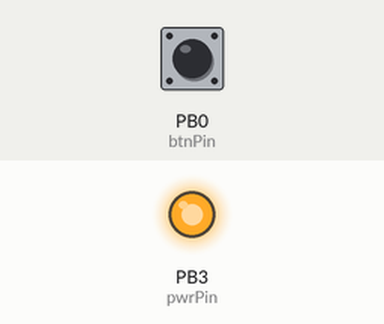
This sketch was run on a simulated ATtiny85, built with avr-gcc and run on an emulated ATtiny85. On the bench: output pins drawn as LEDs (lit = HIGH). The inputs (shaded band) are chosen by the test bench; at power-on: PB0 (btnPin) HIGH. Sleep ends after the set time or at an interrupt; pins used as bus, display or sensor lines are not drawn.

Above: at 0.1 s.
At 20.6 s:
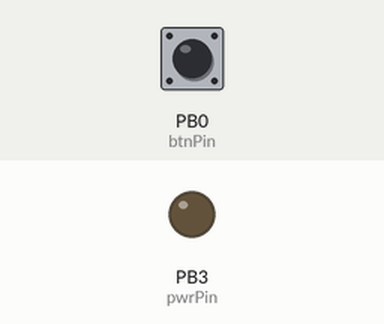
Timing chart, 0 to 22.1 s (numbered marks = the images above):
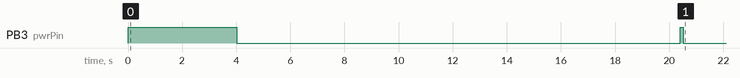

The sketch:

ATtiny-RF-Multi.ino
```cpp
/*
     For sending 433MHz RF signals from battery operated ATtiny85
     Code by Thomas Friberg (https://github.com/tomtheswede)
     Updated 10/07/2017
*/

#include <avr/sleep.h> //For sleep commands set_sleep_mode(SLEEP_MODE_PWR_DOWN), sleep_enable() and sleep_mode();

//Device parameters
const unsigned long devID[3] = {2111112, 32222223, 544444442}; // 00001010111011011000100111101111 So the message can be picked up by the right receiver
const unsigned long devType[3] = {31, 34, 32}; //Button, Battery, Temperature

//General variables
const byte pwrPin = 3; //Power for external elements pin. pin 6 for rfbutton v0.7 pin 6 is PB1 so use 1. position2 is PB3

//RF related
const byte sendPin = 4; //RF pin. pin 3 for rfbutton v0.7 which is pb4 so this variable should be 4.
const byte typePreamble[4] = {120, 121, 122, 123}; //01111000 for register, 01111001 for basic message type
byte msgLengths[4] = {32, 8, 16, 32};
byte msgBuffer[9]; //Max 9 bytes for transmission
int msgLength;
int repQuant;

//Button related
unsigned long currentTime = millis();

//Temp and voltage variables
float rawTemp, rawVcc;

//Interrupt variables
volatile const byte btnPin = 0; //rfButton v0.4 uses pin 5 which is PB0 so use 0 here.
volatile bool primer[5] = {0, 0, 0, 0, 0};
volatile bool pressed = 0;
volatile bool buttonState = 0;
volatile unsigned long pressTime = 0;
volatile const unsigned int reTriggerDelay = 40; //minimum time in millis between button presses to remove bad contact
volatile unsigned long watchdogCounter = 0;
volatile bool batteryFlag = false;
volatile bool tempFlag = false;
#define sbi(sfr, bit) (_SFR_BYTE(sfr) |= _BV(bit)) //OR - Turn on bit / Enable bit
#define cbi(sfr, bit) (_SFR_BYTE(sfr) &= ~_BV(bit)) //AND - Turn off bit / Disable bit

void setup() { //This code runs as soon as the device is powered on.
  pinMode(sendPin, OUTPUT);
  pinMode(btnPin, INPUT_PULLUP);
  pinMode(pwrPin, OUTPUT);
  digitalWrite(pwrPin, 1);

  RegisterDevices();

  delay(500);
  encodeMessage(2, devID[1], getVCC()); //Report battery on first on
  delay(900);
  encodeMessage(2, devID[2], getTemp()); //Report Temp on first on
  delay(10);

  //Fuse settings for watchdogs
  WDTCR |= (1 << WDP3) | (1 << WDP0); //Sets the watchdog to ~8 seconds
  WDTCR |= (1 << WDIE); //Enables the watchdog interupt
  //Set pin to start interrupts
  sbi(PCMSK, PCINT0); //set pin affected by interupt - PCINT0 corresponds to PB0 or pin 5
  sbi(GIMSK, PCIE); //Turn on pin change interrupt
  sei(); //Enables all interrupts
  sleepSet(); //Sleep when entering loop
}

//Main Loop --------------------

void loop() {
  CheckButton();
}


void RegisterDevices() {
  for(int i=0; i<3; i++) {
    delay(600);
    encodeMessage(0, devID[i], devType[i]); //Register on first on for button
  }
}

//System functions--------------

void sleepSet() {
  digitalWrite(pwrPin, 0); //Turn off ancillaries
  cbi(ADCSRA, ADEN); //Turns off the ADCs
  sei(); //Enables all interrupts
  set_sleep_mode(SLEEP_MODE_PWR_DOWN);
  sleep_enable();
  sleep_mode(); //Starts the sleep
  //
  //Sleep is here. Code only runs onward if an intterupt is triggered.
  //
  sbi(ADCSRA, ADEN); //Turns on the ADCs when leaving sleep
  digitalWrite(pwrPin, 1); //Turn on ancillaries
}

int getVCC() { //Returns battery voltage
  //http://21stdigitalhome.blogspot.com.au/2014/10/trinket-attiny85-internal-temperature.html
  rawVcc=0;
  ADMUX  = 0x0c | _BV(REFS2);    // Use Vcc as voltage reference, bandgap reference as ADC input
  delay(1);                    // Settling time min 1 ms, there is time so wait 100 ms
  for (int i=0; i<20; i++) {   // calculate running average for 10 measurements
    rawVcc = rawVcc + (getADC()-180);         // use next sample as initial average
  }
  return rawVcc;
}

int getTemp() {  // Measure temperature
  //http://21stdigitalhome.blogspot.com.au/2014/10/trinket-attiny85-internal-temperature.html
  rawTemp=0;
  ADMUX = 0xF | _BV( REFS1 );    // ADC4 (Temp Sensor) and Ref voltage = 1.1V;
  delay(1);                      // Settling time min 1 ms, wait 100 ms
  for (int i=0; i<20; i++) {   // calculate running average for 10 measurements
    rawTemp = rawTemp + (getADC()-180);         // use next sample as initial average
  }
  return rawTemp;
}

int getADC() {
  ADCSRA  |= _BV(ADSC);          // Start conversion
  while ((ADCSRA & _BV(ADSC)));   // Wait until conversion is finished
  return ADC;
}

//Button and watchdog interrupt functions --------------------------------------------

ISR(PCINT0_vect) {  // This is called when the pin change interrupt occurs and device is in sleep
  buttonState = !(digitalRead(btnPin));
  if (buttonState && (millis() - pressTime > reTriggerDelay)) {
    pressed = true;
    primer[0] = 1;
    primer[1] = 1;
    primer[2] = 1;
    primer[3] = 1;
    primer[4] = 1;
    pressTime = millis();
  }
}

ISR(WDT_vect) { //Only triggers when button is not pressed due to interupts being disabled when not in sleep
  watchdogCounter++;
  WDTCR |= (1 << WDIE); //Resets the watchdog timeout interrupt enable - stops hardware reset on WDT timeout
  if (watchdogCounter > 2400) { //9 seconds per unit. Best is 2400 which is 6hrs
    batteryFlag = true;
    watchdogCounter = 0;
  }
  else if (watchdogCounter % 200 == 2) { //9 seconds per unit. Best is 200 which is 30 minutes
    tempFlag = true;
  }
  else {
    sleepSet(); //Sleep when button is released and measurements complete
  }
}


//Main loop and for pressed button  -----------------------------------------------------------------------

void CheckButton() {
  if (pressed) {
    digitalWrite(pwrPin, 1); //Turn on ancillaries
    currentTime = millis();
    if (primer[0]) {
      encodeMessage(1, devID[0], 1);
      primer[0] = 0;
    }
    else if (primer[1] && (currentTime - pressTime > 600)) {
      encodeMessage(1, devID[0], 2);
      primer[1] = 0;
    }
    else if (primer[2] && (currentTime - pressTime > 1500)) {
      encodeMessage(1, devID[0], 3);
      primer[2] = 0;
    }
    else if (primer[3] && (currentTime - pressTime > 3000)) {
      encodeMessage(1, devID[0], 4);
      primer[3] = 0;
    }
    else if (primer[4] && (currentTime - pressTime > 7000)) {
      RegisterDevices(); //Register
      primer[4] = 0;
    }
    else if (currentTime < pressTime) {
      pressTime = currentTime;
    }
    else if (digitalRead(btnPin)) {
      pressed = false;
      primer[0] = 0;
      primer[1] = 0;
      primer[2] = 0;
      primer[3] = 0;
      primer[4] = 0;
      sleepSet(); //Sleep when button is released and measurements complete
    }
  }
  //Check battery if well timed
  else if (!pressed) {
    if (batteryFlag) {
      batteryFlag = false;
      encodeMessage(2, devID[1], getVCC());
      sleepSet(); //Sleep when button is released and measurements complete
    }
    else if (tempFlag) {
      tempFlag = false;
      encodeMessage(2, devID[2], getTemp());
      sleepSet(); //Sleep when button is released and measurements complete
    }
  }
}


//RF Functions ------------------------------------------------------------------------

void pulse(bool logic) {
  if (logic) { //a one
    digitalWrite(sendPin, HIGH);
    delayMicroseconds(410);  //797us realtime - 720
    digitalWrite(sendPin, LOW);
    delayMicroseconds(10);   //416us realtime - 60
  }
  else { //a zero
    digitalWrite(sendPin, HIGH);
    delayMicroseconds(140);  //416us realtime -320
    digitalWrite(sendPin, LOW);
    delayMicroseconds(30);  //797us realtime - 470
  }
}

void encodeMessage(byte msgType, unsigned long sensorID, unsigned long msg) {
  int k;
  //More messages if registering for determining reception
  if (msgType == 0) { //If registering, send more repeats for signal quality check
    repQuant = 9;
  }
  else {
    repQuant = 5;
  }
  msgLength = msgLengths[msgType];
  k = 0;
  //construct the message
  for (int i = 0; i < 8; i++) { //6 bit preamble with 2 bit msg type - 8 bit total
    bitWrite(msgBuffer[k / 8], 7 - (k % 8), bitRead(typePreamble[msgType], 7 - i));
    k++;
  }
  for (int i = 0; i < 32; i++) { //32 bit device ID
    bitWrite(msgBuffer[k / 8], 7 - (k % 8), bitRead(sensorID, 31 - i));
    k++;
  }
  for (int i = 0; i < msgLength; i++) { //72,48,56,72 bit message length
    bitWrite(msgBuffer[k / 8], 7 - (k % 8), bitRead(msg, msgLength - 1 - i));
    k++;
  }

  //Send the message
  pulse(1); //For calibration pre-read of reciever
  pulse(0); //For calibration pre-read of reciever
  delay(1);
  for (int rep = 0; rep < repQuant; rep++) {
    for (int i = 0; i < msgLength + 40; i++) {
      pulse(bitRead(msgBuffer[i / 8], 7 - (i % 8)));
    }
    pulse(0); //to end the message timing
    delay(1);
  }
  delay(1);
}
```

Measured:
- by itself, PB3 (pwrPin): HIGH → LOW at 4.0 s, → HIGH 16.4 s later, → LOW 0.10 s later
